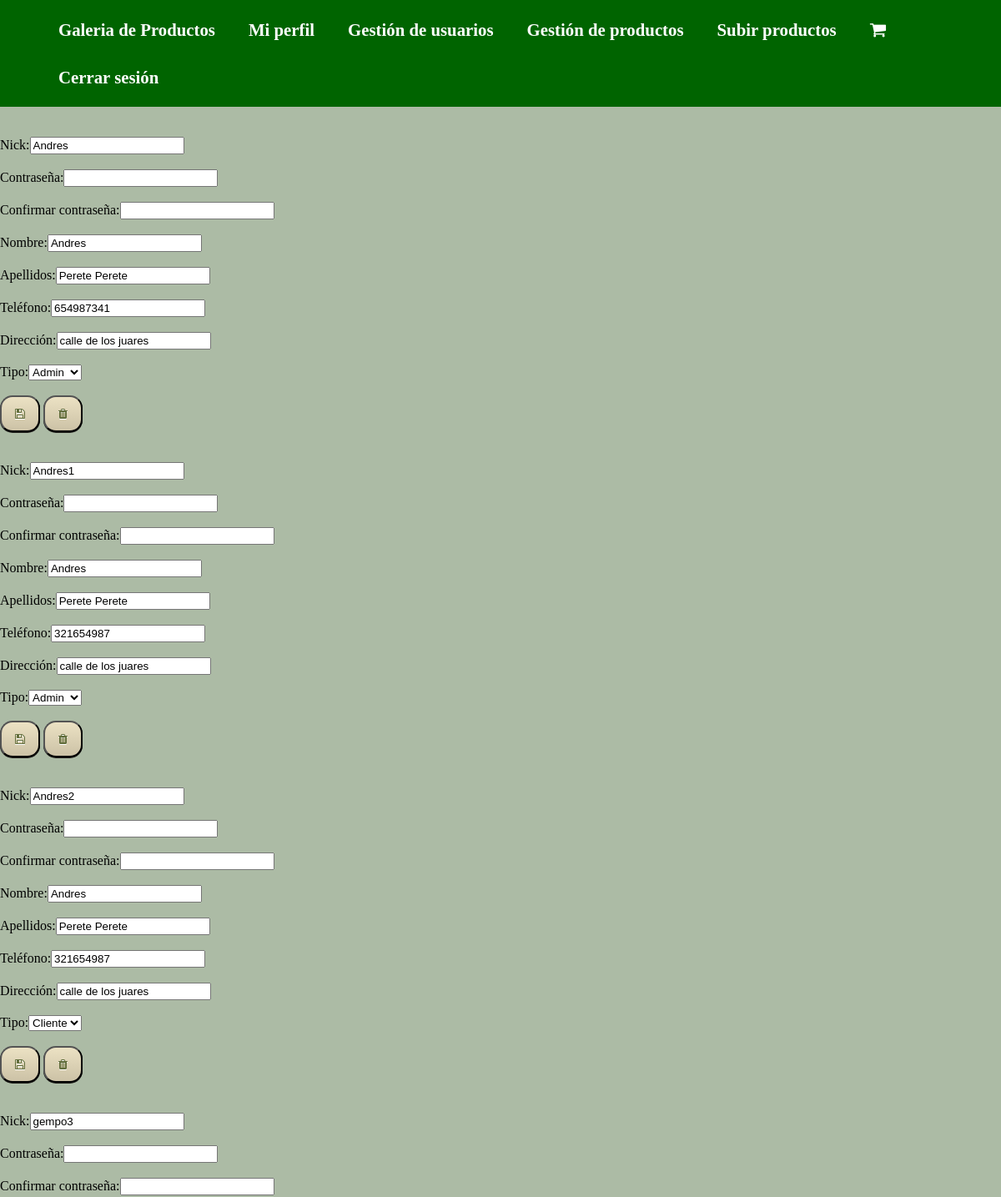
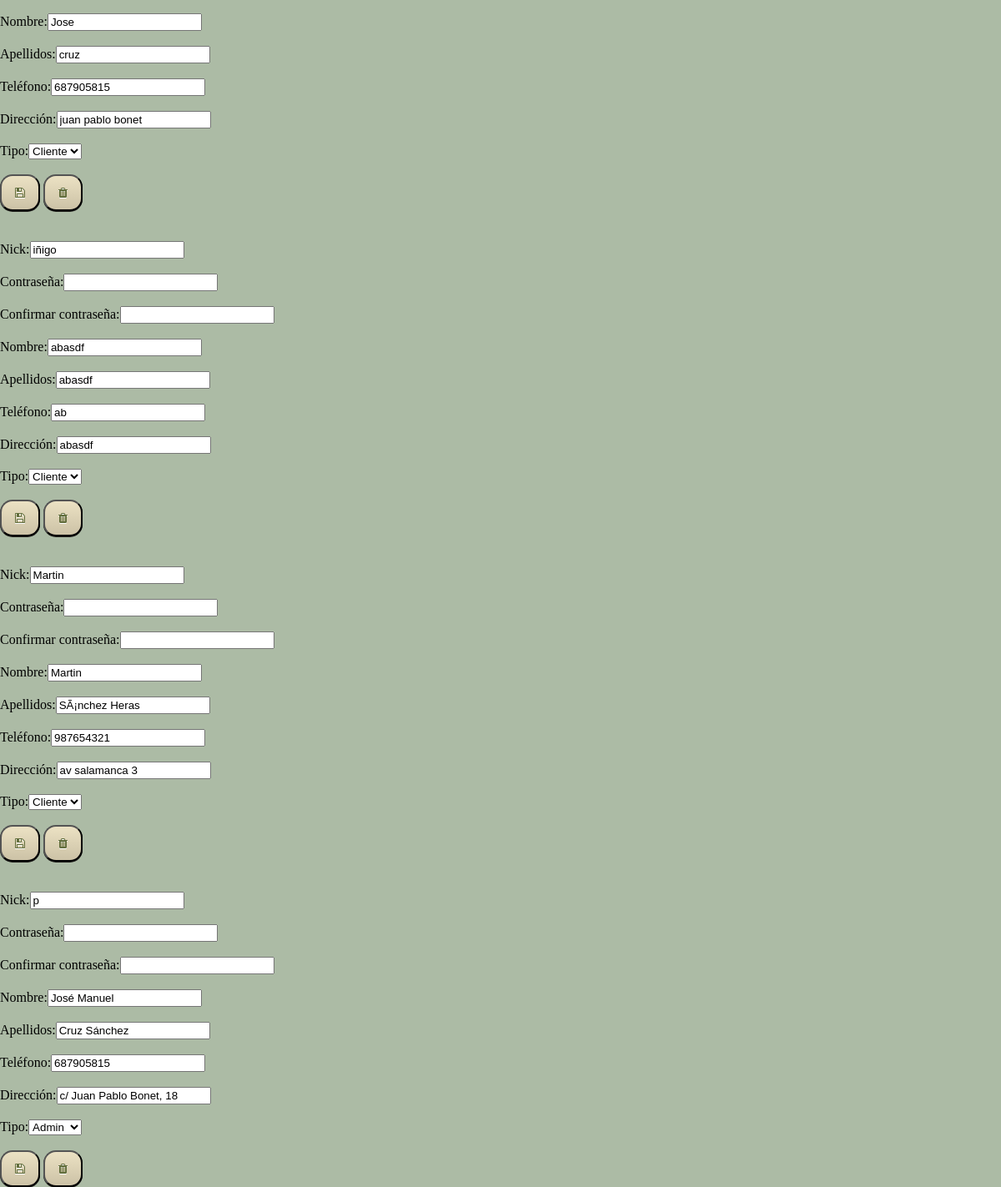
The app's page /gestion_usuarios.php (signed in), older data (2 pictures, top to bottom).
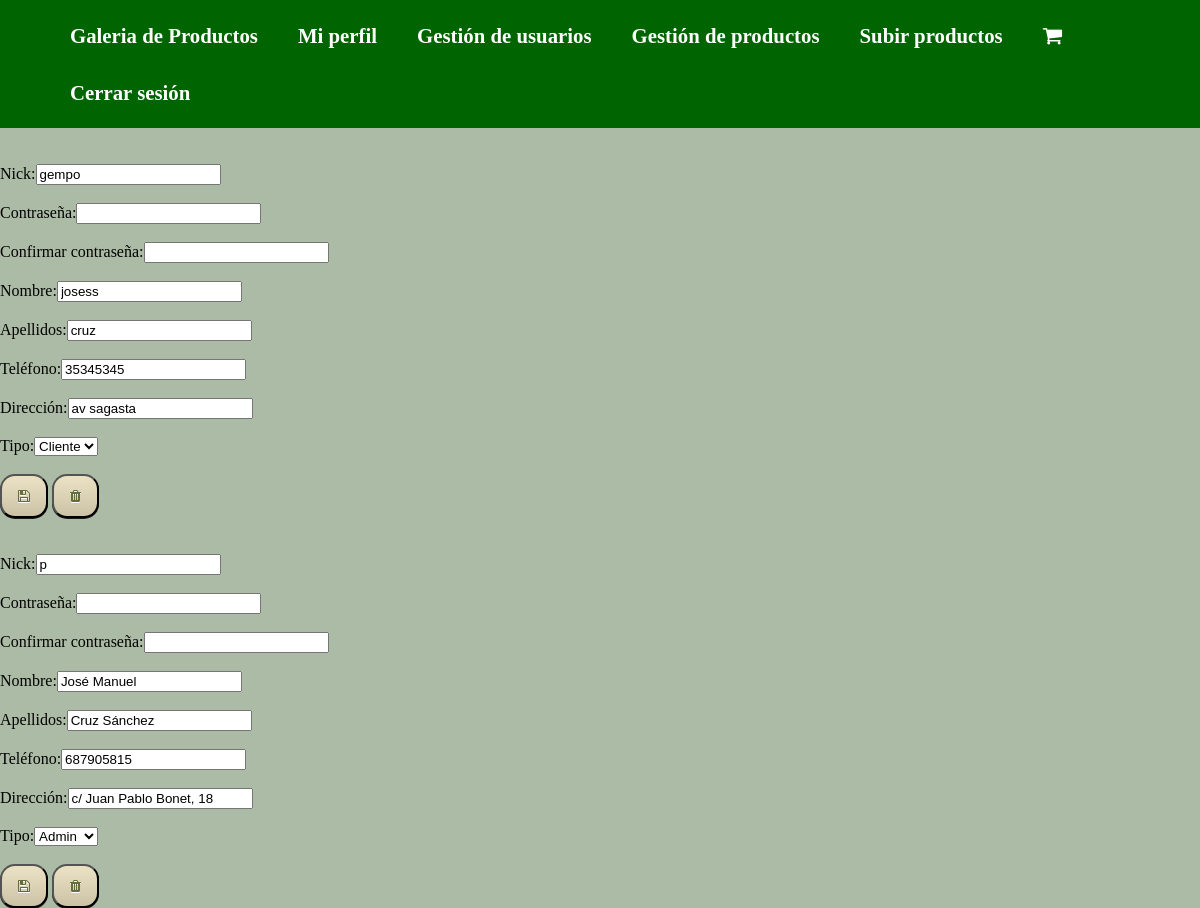
The same page, newer data.
### tables this page shows
CREATE TABLE `usuarios` (
  `nick` varchar(20) NOT NULL,
  `contrasena` varchar(20) NOT NULL,
  `nombre` varchar(20) NOT NULL,
  `apellidos` varchar(50) NOT NULL,
  `telefono` varchar(20) NOT NULL,
  `direccion` varchar(100) NOT NULL,
  `tipo` enum('admin','cliente') NOT NULL
);

### include/funciones.php (the view, shortened to what this page needs)
<?php
function mostrarFormulario($esNuevoUsuario, $btnEliminar, $form_action, $nick_readonly, $nick, $nombre, $apellidos, $telefono, $direccion, $tipo){
    ?>
        <form action="<?= $form_action ?>" method="post">
            <br><br>
            <?php
                if($nick_readonly){
                    echo 'Nick:<input name="nick" value="' . $nick . '" readonly>';
                }else{
                    echo 'Nick:<input name="nick" value="' . $nick . '">';
                }
            ?>
            <br><br>
            Contraseña:<input name="contrasena" type="text">
            <br><br>
            Confirmar contraseña:<input name="confirmar" type="text">
            <br><br>
            Nombre:<input name="nombre" value="<?= $nombre ?>">
            <br><br>
            Apellidos:<input name="apellidos" value="<?= $apellidos ?>">
            <br><br>
            Teléfono:<input name="telefono" value="<?= $telefono ?>">
            <br><br>
            Dirección:<input name="direccion" value="<?= $direccion ?>">
            <br><br>
            <?php
                if($tipo != ''){
                    ?>
                        Tipo:<select name="tipo">
                    <?php
                        if($tipo == 'cliente'){
                            echo '<option value="cliente" selected>Cliente</option>';
                        }else{
                            echo '<option value="admin" selected>Admin</option>';
                        }
                    ?>
                        </select>
                        <br><br>
                    <?php
                }
                if($btnEliminar == 'eliminar_usuario.php'){
                    ?>
                        <button  class="boton" type="submit"><i class="fa fa-floppy-o" aria-hidden="true"></i></button>
                        <button  class="boton" onclick="this.parentNode.action = 'eliminar_usuario.php';this.parentNode.submit()"><i class="fa fa-trash" aria-hidden="true"></i></button>
                    <?php
                }else{
                    ?>
                        <button class="boton" type="submit"><i class="fa fa-floppy-o" aria-hidden="true"></i></button>
                        <button class="boton"  onclick="this.parentNode.action = 'eliminarse_a_si_mismo.php';this.parentNode.submit()">Darme de baja</button>
                    <?php
                }
            ?>
        </form>
    <?php
}
function obtenerTablaUsuarios(){
    $conexion = new mysqli(DB_HOST, DB_USUARIO, DB_PASS, DB_NOMBRE_BASE_DATOS);
    mysqli_set_charset($conexion, 'utf8');
    $sql = "select * from usuarios";
    $sentencia = $conexion->prepare($sql);
    $sentencia->execute();
    $resultado = $sentencia->get_result();
    return $resultado;
}
    ?>

### include/cabecera.php (shortened to what this page needs)
<!DOCTYPE html>
<html >
<head>
    <link rel="stylesheet" href="https://maxcdn.bootstrapcdn.com/font-awesome/4.5.0/css/font-awesome.min.css">
    <link rel='stylesheet prefetch' href='https://maxcdn.bootstrapcdn.com/font-awesome/4.5.0/css/font-awesome.min.css'>
    <?php
        require_once("include/hojas_estilos.php")
    ?>
</head>
<?php
    if($_SESSION['admin'] == true){
        require_once ("menu_admin.php");
    }else{
        require_once ("menu_cliente.php");
    }
?>

### include/hojas_estilos.php
<link rel="stylesheet" href="css/estilos_productos.css">
<link rel="stylesheet" href="css/menu.css">
<link rel="stylesheet" href="css/generales.css">

### include/menu_admin.php
<div id="cont-menu">
    <ul>
        <li><a href="index.php">Galeria de Productos</a></li>
        <li><a href="mi_perfil.php">Mi perfil</a></li>
        <li><a href="gestion_usuarios.php">Gestión de usuarios</a></li>
        <li><a href="gestion_productos.php">Gestión de productos</a></li>
        <li><a href="subir_productos.php">Subir productos</a></li>
        <li><a href="carrito.php"><i class="fa fa-shopping-cart"></i></a></li>
        <li><a href="cerrar_sesion.php">Cerrar sesión</a></li>
    </ul>
</div>

### gestion_usuarios.php
<?php
    require_once ("include/cabecera.php");
    require_once ("include/funciones.php");
    if($_SESSION['admin'] == true){
        if(isset($_POST['nombre'])){
            if($_POST['contrasena'] == ''){
                actualizarDatosUsuarioBBDD($_POST['nick'], obtenerDatosUsuarios($_POST['nick'])->fetch_row()[1], $_POST['nombre'], $_POST['apellidos'], $_POST['telefono'], $_POST['direccion'], $_POST['tipo']);
            }else{
                actualizarDatosUsuarioBBDD($_POST['nick'], $_POST['contrasena'], $_POST['nombre'], $_POST['apellidos'], $_POST['telefono'], $_POST['direccion'], $_POST['tipo']);
            }
            $resultado = obtenerTablaUsuarios();
            while($fila = $resultado->fetch_row()){
                mostrarFormulario(true, true,'gestion_usuarios.php',  true, $fila[0], $fila[2], $fila[3], $fila[4], $fila[5], $fila[6]);
            }
        }else{
            $resultado = obtenerTablaUsuarios();
            while($fila = $resultado->fetch_row()){
                mostrarFormulario(true, true,'gestion_usuarios.php',  true, $fila[0], $fila[2], $fila[3], $fila[4], $fila[5], $fila[6]);
            }
        }
    }else{
        header('location: index.php');
    }

### css/estilos_productos.css (style rules this page uses)
ul { margin-left: 250px; }
li { display: inline; list-style: none; padding-right: 40px; color: #7B7B7B; }

### css/menu.css (style rules this page uses)
* { box-sizing: border-box; }
#cont-menu { background-color: darkgreen; padding-top: 10px; }
#cont-menu > ul { list-style-type: none; margin: 0; margin-left: 50px; padding: 0; overflow: hidden; display: inline-block; }
#cont-menu > ul > li { float: left; border-bottom: 5px solid darkgreen; padding: 0 20px; }
#cont-menu > ul > li > a { display: block; color: white; padding: 14px 0; text-decoration: none; font-weight: bold; font-size: 1.3em; }

### css/generales.css (style rules this page uses)
.boton { -moz-box-shadow: 0px 1px 0px 0px #1c1b18; -webkit-box-shadow: 0px 1px 0px 0px #1c1b18; box-shadow: 0px 1px 0px 0px #1c1b18; background:-webkit-gradient(linear, left top, left bottom, color-stop(0.05, #eae0c2), color-stop(1, #ccc2a6)); background:-moz-linear-gradient(top, #eae0c2 5%, #ccc2a6 100%); background:-webkit-linear-gradient(top, #eae0c2 5%, #ccc2a6 100%); background:-o-linear-gradient(top, #eae0c2 5%, #ccc2a6 100%); background:-ms-linear-gradient(top, #eae0c2 5%, #ccc2a6 100%); background:linear-gradient(to bottom, #eae0c2 5%, #ccc2a6 100%); filter:progid:DXImageTransform.Microsoft.gradient(startColorstr='#eae0c2', endColorstr='#ccc2a6',GradientType=0); background-color:#eae0c2; -moz-border-radius:15px; -webkit-border-radius:15px; border-radius:15px; display:inline-block; cursor:pointer; color:#626e3c; font-family:Arial; font-size:14px; font-weight:bold; padding:12px 16px; text-decoration:none; text-shadow:0px 1px 0px #ffffff; }

Row changes from the older to the newer data that the page shows:
removed usuarios: nick "Andres", nombre "Andres", apellidos "Perete Perete", telefono "654987341", direccion "calle de los juares", tipo "Admin"
removed usuarios: nick "Andres1", nombre "Andres", apellidos "Perete Perete", telefono "321654987", direccion "calle de los juares", tipo "Admin"
removed usuarios: nick "Andres2", nombre "Andres", apellidos "Perete Perete", telefono "321654987", direccion "calle de los juares", tipo "Cliente"
removed usuarios: nick "gempo3", nombre "Jose", apellidos "cruz", telefono "687905815", direccion "juan pablo bonet", tipo "Cliente"
removed usuarios: nick "iñigo", nombre "abasdf", apellidos "abasdf", telefono "ab", direccion "abasdf", tipo "Cliente"
removed usuarios: nick "Martin", nombre "Martin", apellidos "SÃ¡nchez Heras", telefono "987654321", direccion "av salamanca 3", tipo "Cliente"
added usuarios: nick "gempo", nombre "josess", apellidos "cruz", telefono "35345345", direccion "av sagasta", tipo "Cliente"
